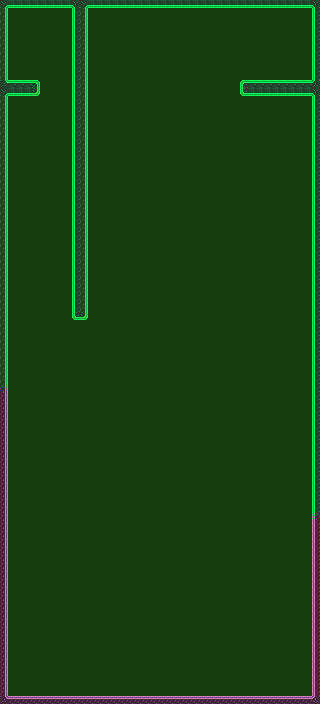

Below is a game level as drawn by its tile map, then a one-line description and the .tmx that defines it (tile-layer data replaced by summaries):
An orthogonal 40x88 tile map with 8x8 px tiles, 1 tile layer (Player) and 27 objects.

<map version="1.10" tiledversion="1.10.2" orientation="orthogonal" renderorder="right-down" width="40" height="88" tilewidth="8" tileheight="8" infinite="0" backgroundcolor="#153c0c" nextlayerid="6" nextobjectid="53">
 <tileset firstgid="1" source="../../purple.tsx" />
 <layer id="1" name="Player" width="40" height="88">
  <properties>
   <property name="player" type="bool" value="true" />
  </properties>
  <data>[3520 cells, 356 non-empty, 19 distinct tile ids]</data>
 </layer>
 <objectgroup id="4" name="Platforms">
  <object id="9" gid="130" x="160" y="680" width="8" height="8">
   <properties>
    <property name="distance" type="int" value="4" />
   </properties>
  </object>
  <object id="10" gid="130" x="168" y="680" width="8" height="8">
   <properties>
    <property name="distance" type="int" value="4" />
   </properties>
  </object>
  <object id="11" gid="130" x="176" y="680" width="8" height="8">
   <properties>
    <property name="distance" type="int" value="4" />
   </properties>
  </object>
  <object id="12" gid="130" x="184" y="680" width="8" height="8">
   <properties>
    <property name="distance" type="int" value="4" />
   </properties>
  </object>
  <object id="17" gid="145" x="272" y="72" width="8" height="8" />
  <object id="23" gid="130" x="128" y="88" width="8" height="8">
   <properties>
    <property name="distance" type="int" value="4" />
   </properties>
  </object>
  <object id="24" gid="130" x="136" y="88" width="8" height="8">
   <properties>
    <property name="distance" type="int" value="4" />
   </properties>
  </object>
  <object id="25" gid="130" x="144" y="88" width="8" height="8">
   <properties>
    <property name="distance" type="int" value="4" />
   </properties>
  </object>
  <object id="30" gid="130" x="152" y="88" width="8" height="8">
   <properties>
    <property name="distance" type="int" value="4" />
   </properties>
  </object>
  <object id="31" gid="130" x="40" y="88" width="8" height="8">
   <properties>
    <property name="direction" value="E" />
    <property name="distance" type="int" value="5" />
   </properties>
  </object>
  <object id="32" gid="130" x="48" y="88" width="8" height="8">
   <properties>
    <property name="direction" value="E" />
    <property name="distance" type="int" value="5" />
   </properties>
  </object>
  <object id="33" gid="130" x="56" y="88" width="8" height="8">
   <properties>
    <property name="direction" value="E" />
    <property name="distance" type="int" value="5" />
   </properties>
  </object>
  <object id="34" gid="130" x="64" y="88" width="8" height="8">
   <properties>
    <property name="direction" value="E" />
    <property name="distance" type="int" value="5" />
   </properties>
  </object>
  <object id="37" gid="130" x="152" y="648" width="8" height="8">
   <properties>
    <property name="direction" value="E" />
    <property name="distance" type="int" value="4" />
   </properties>
  </object>
  <object id="38" gid="130" x="144" y="648" width="8" height="8">
   <properties>
    <property name="direction" value="E" />
    <property name="distance" type="int" value="4" />
   </properties>
  </object>
  <object id="39" gid="130" x="136" y="648" width="8" height="8">
   <properties>
    <property name="direction" value="E" />
    <property name="distance" type="int" value="4" />
   </properties>
  </object>
  <object id="40" gid="130" x="128" y="648" width="8" height="8">
   <properties>
    <property name="direction" value="E" />
    <property name="distance" type="int" value="4" />
   </properties>
  </object>
  <object id="41" gid="130" x="72" y="680" width="8" height="8">
   <properties>
    <property name="distance" type="int" value="6" />
   </properties>
  </object>
  <object id="42" gid="130" x="64" y="680" width="8" height="8">
   <properties>
    <property name="distance" type="int" value="6" />
   </properties>
  </object>
  <object id="43" gid="130" x="56" y="680" width="8" height="8">
   <properties>
    <property name="distance" type="int" value="6" />
   </properties>
  </object>
  <object id="44" gid="130" x="48" y="680" width="8" height="8">
   <properties>
    <property name="distance" type="int" value="6" />
   </properties>
  </object>
  <object id="46" gid="130" x="216" y="672" width="8" height="8">
   <properties>
    <property name="distance" type="int" value="72" />
    <property name="speed" type="int" value="16" />
   </properties>
  </object>
  <object id="47" gid="130" x="224" y="680" width="8" height="8">
   <properties>
    <property name="distance" type="int" value="72" />
    <property name="speed" type="int" value="16" />
   </properties>
  </object>
  <object id="48" gid="130" x="232" y="688" width="8" height="8">
   <properties>
    <property name="distance" type="int" value="72" />
    <property name="speed" type="int" value="16" />
   </properties>
  </object>
  <object id="50" gid="130" x="176" y="88" width="8" height="8">
   <properties>
    <property name="direction" value="S" />
    <property name="distance" type="int" value="72" />
    <property name="speed" type="int" value="16" />
   </properties>
  </object>
  <object id="51" gid="130" x="184" y="96" width="8" height="8">
   <properties>
    <property name="direction" value="S" />
    <property name="distance" type="int" value="72" />
    <property name="speed" type="int" value="16" />
   </properties>
  </object>
  <object id="52" gid="130" x="192" y="104" width="8" height="8">
   <properties>
    <property name="direction" value="S" />
    <property name="distance" type="int" value="72" />
    <property name="speed" type="int" value="16" />
   </properties>
  </object>
 </objectgroup>
</map>
